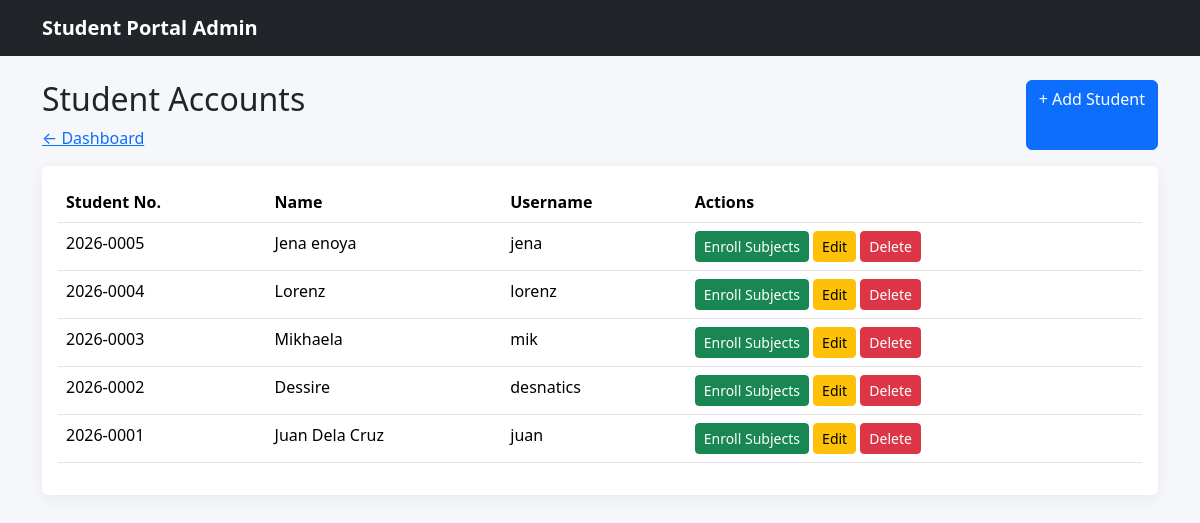
Screenshot of /micahcrud/admin/students/index.php (signed in) with the database file from the repository.
### tables this page shows
CREATE TABLE `users` (
  `id` int(11) NOT NULL,
  `student_no` varchar(30) DEFAULT NULL,
  `full_name` varchar(100) NOT NULL,
  `username` varchar(50) NOT NULL,
  `password` varchar(255) NOT NULL,
  `role` enum('admin','student') NOT NULL DEFAULT 'student'
);

### micahcrud/admin/students/index.php (the view, shortened to what this page needs)
<?php
include"../../config/database.php";
$sql="SELECT*FROM users WHERE role='student' ORDER BY id DESC";
$result=mysqli_query($conn,$sql);
?>
<!doctype html>
<html lang="en">
<head>
    <link
        href="../../assets/vendor/bootstrap/css/bootstrap.min.css"
        rel="stylesheet"
    >
    <link
        href="../../assets/css/style.css"
        rel="stylesheet"
    >
</head>
<body>
    <nav class="navbar navbar-dark bg-dark">
        <div class="container">
            <a
                class="navbar-brand"
                href="dashboard.html"
            >
                Student Portal Admin
            </a>
        </div>
    </nav>
    <div class="container py-4">
        <div class="d-flex justify-content-between mb-3">
            <div>
                <h2>Student Accounts</h2>
                <a href="../dashboard.php">
                    ← Dashboard
                </a>
            </div>
            <a
                class="btn btn-primary"
                href="create.php"
            >
                + Add Student
            </a>
        </div>
        <div class="card">
            <div class="card-body">
                <table class="table table-hover">
                    <thead>
                        <tr>
                            <th>Student No.</th>
                            <th>Name</th>
                            <th>Username</th>
                            <th>Actions</th>
                        </tr>
                    </thead>
                    <tbody>
                         <?php while($row= mysqli_fetch_assoc($result)){?>
                        <tr>
                            <td><?php echo htmlspecialchars($row["student_no"]);?></td>
                            <td>
                               <?php echo htmlspecialchars($row["full_name"]);?>
                            </td>
                            <td>
                                <?php echo htmlspecialchars($row["username"]);?>
                            </td>
                            <td>
                                <a
                                    class="btn btn-success btn-sm"
                                    href="enroll.html"
                                >
                                    Enroll Subjects
                                </a>
                                <a
                                    class="btn btn-warning btn-sm"
                                    href="student_form.html"
                                >
                                    Edit
                                </a>
                                <button
                                    class="btn btn-danger btn-sm"
                                >
                                    Delete
                                </button>
                            </td>
                        </tr>
                       <?php }?>
                    </tbody>
                </table>
            </div>
        </div>
    </div>
</body>
</html>

### micahcrud/assets/css/style.css (style rules this page uses)
body { background: #f5f7fb; }
.navbar-brand { font-weight: 700; }
.card { border: 0; box-shadow: 0 0.25rem 1rem rgba(0,0,0,.06); }

### rows the page displays
users: student_no "2026-0005", full_name "Jena enoya", username "jena"
users: student_no "2026-0004", full_name "Lorenz", username "lorenz"
users: student_no "2026-0003", full_name "Mikhaela", username "mik"
users: student_no "2026-0002", full_name "Dessire", username "desnatics"
users: student_no "2026-0001", full_name "Juan Dela Cruz", username "juan"
